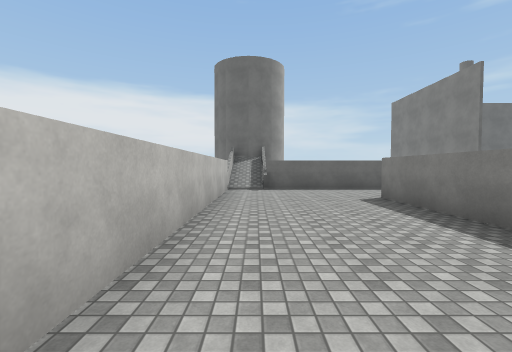
View 1 (above)

17 first-person views from a walk through a 3-D level made in the Unity game engine. The camera is 1.5 m above the floor, tilts 2° down and sees 90° across. The floor is counted in squares, 2 m on a side. Each view is taken from the middle of a square. On the plan, view 1 faces up. The plan holds only what a view shows up to about 9 squares ahead; the rest is blank. The place goes on beyond the plan. Door leaves are left out, so doorways stand open. Surface patterns are stand-ins for the level's own textures.

View 2
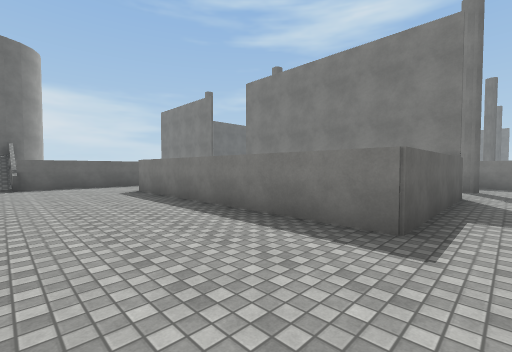

View 3
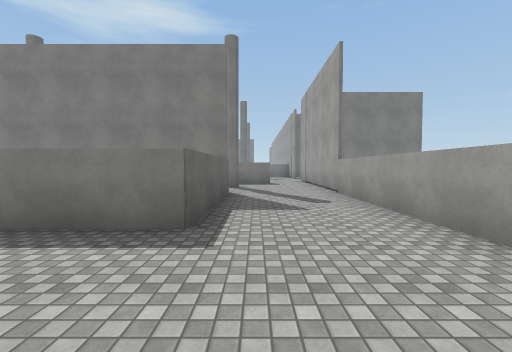

View 4
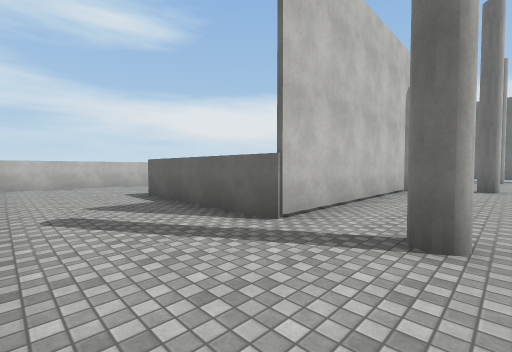

View 5
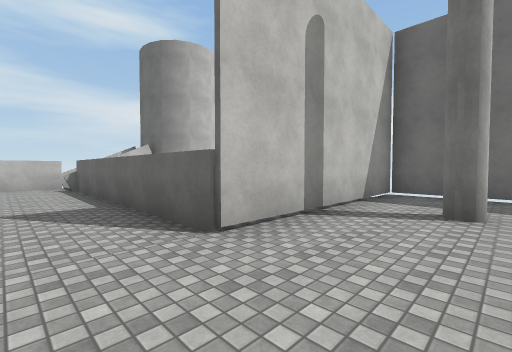

View 6
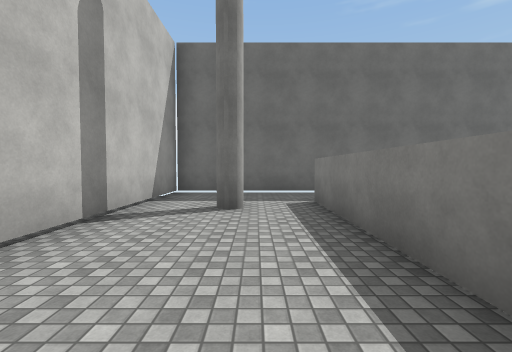

View 7
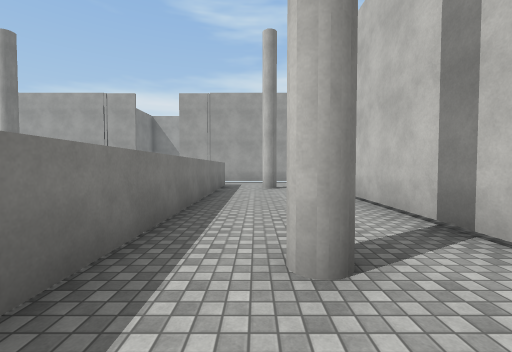

View 8
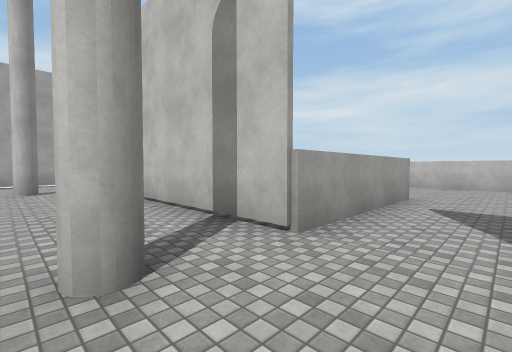

View 9
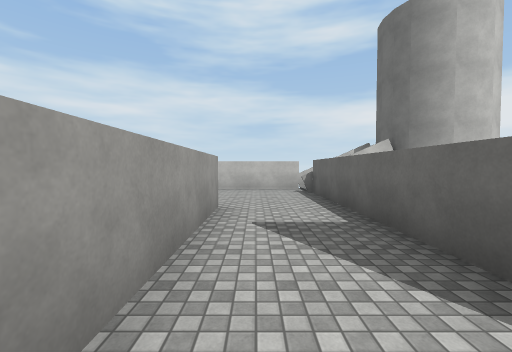

View 10
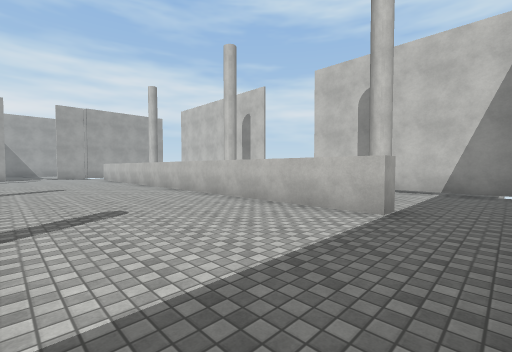

View 11
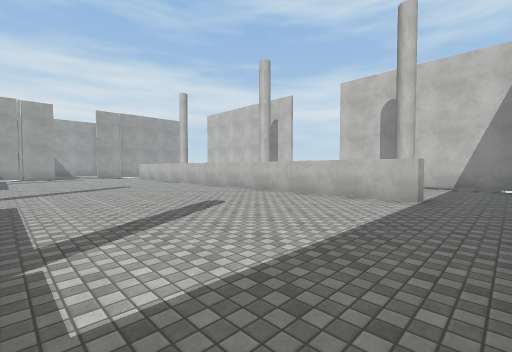

View 12
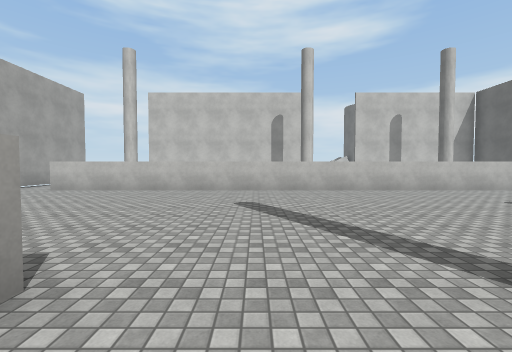

View 13
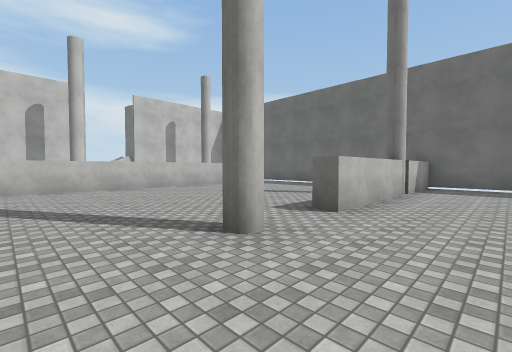

View 14
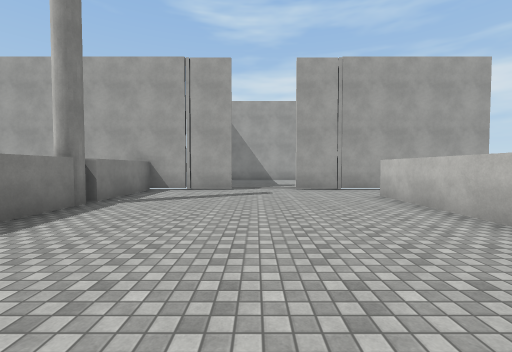

View 15
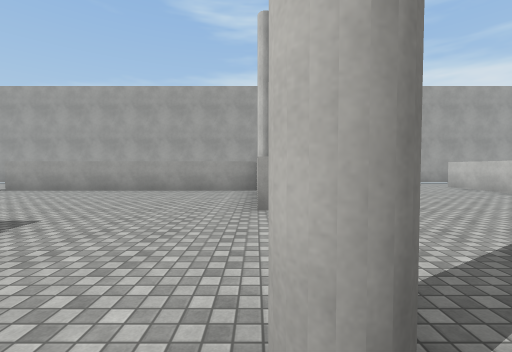

View 16
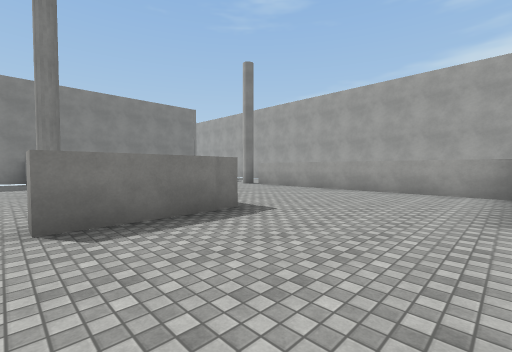

View 17
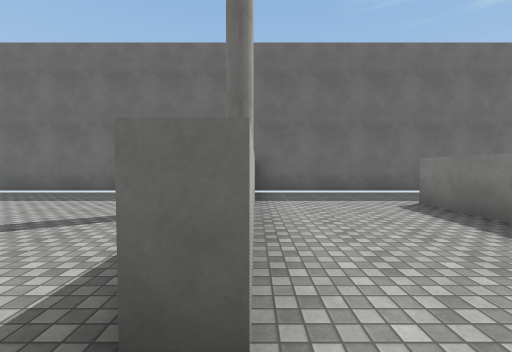

### Floor plan
Points are (right, up) in squares from view 1. A wall is a line through its corners. A room is listed if a view was taken in it or the views show most of it. See-through windows are left out.
Room 1 (views 1, 2, 3, 4, 5, 6, 7, 8, 9)
walls: (7.7, 6.3) (7.7, -1.2) (3.1, -1.2) (3.1, 6.3) (7.7, 6.3); (11.3, -2) (11.3, 6.8); (11.3, 8.2) (11.3, 12.6); (2.2, -4.4) (11.6, -4.4); (-0.9, -2.1) (-0.9, -4.1); (0.2, 11.1) (-0.4, 11); (11.6, 14.5) (7.7, 14.5) (7.7, 8.7) (0.4, 8.7); (-0.9, 11.2) (-0.9, 0.9)
ways out: opening at (11, -3) to room 2; opening at (11, 13.5) to room 2
Room 2 (views 10, 11, 12, 13, 14, 15, 16, 17)
walls: (18.4, 2.6) (19, 2.6); (22.6, 3.8) (22.6, 6.8) (23.1, 6.8); (18.5, -0.9) (18.5, 0.6); (18.9, -1.1) (27, -1.1); (22.4, 10.2) (22.4, 12.2); (15.8, -4.4) (18.5, -4.4) (18.5, -1.5); (15, 14.5) (11.6, 14.5); (11.3, 12.6) (11.8, 12.6) (11.8, -2.6); (22.4, 14.5) (19, 14.5) (19, 8) (18.4, 8); (11.6, -4.4) (13.8, -4.4)
ways out: opening at (11, -3) to room 1; opening at (11, 13.5) to room 1; opening at (14.5, -4); opening at (22, 13.5); opening at (22.5, 7.5)

Where each view was taken, in squares from view 1:
view 1: 0 up, 0 right, facing up
view 2: 2 down, 0 right, facing up-right
view 3: 2 down, 0 right, facing right
view 4: 4 down, 10 right, facing up-left
view 5: 7 up, 10 right, facing up-left
view 6: 7 up, 10 right, facing up
view 7: 8 up, 10 right, facing down
view 8: 8 up, 10 right, facing down-left
view 9: 7 up, 8 right, facing left
view 10: 14 up, 16 right, facing down-left
view 11: 14 up, 18 right, facing down-left
view 12: 4 up, 20 right, facing left
view 13: 4 up, 21 right, facing up-left
view 14: 4 up, 15 right, facing down
view 15: 7 up, 19 right, facing down
view 16: 7 up, 19 right, facing down-right
view 17: 7 up, 19 right, facing up
